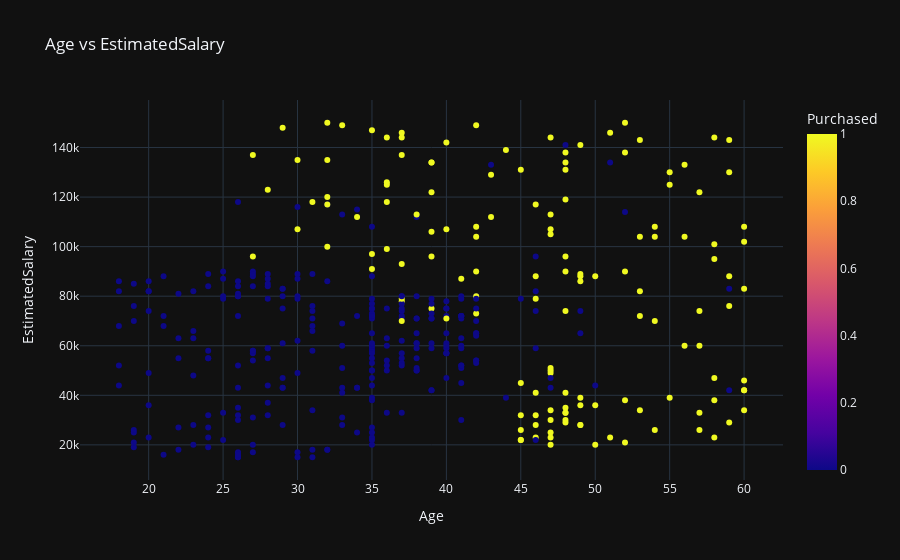

Source (notebook cell):
### Code cell
fig = px.scatter(
    data_frame=df,
    x='Age',
    y='EstimatedSalary',
    color='Purchased',
    title='Age vs EstimatedSalary',
)

fig.show()

### Figure 1 — Plotly figure (JSON) as saved in the notebook; plotly's stock layout.template omitted (floating-point values rounded to 4 significant figures; data arrays with more than 128 entries replaced by an {"elided": "..."} marker saying what was removed)
{"data": [{"hovertemplate": "Age=%{x}<br>EstimatedSalary=%{y}<br>Purchased=%{marker.color}<extra></extra>", "legendgroup": "", "marker": {"color": {"elided": "400 int values"}, "coloraxis": "coloraxis", "symbol": "circle"}, "mode": "markers", "name": "", "orientation": "v", "showlegend": false, "x": {"elided": "400 int values"}, "xaxis": "x", "y": {"elided": "400 int values"}, "yaxis": "y", "type": "scatter"}], "layout": {"xaxis": {"anchor": "y", "domain": [0.0, 1.0], "title": {"text": "Age"}}, "yaxis": {"anchor": "x", "domain": [0.0, 1.0], "title": {"text": "EstimatedSalary"}}, "coloraxis": {"colorbar": {"title": {"text": "Purchased"}}, "colorscale": [[0.0, "#0d0887"], [0.1111, "#46039f"], [0.2222, "#7201a8"], [0.3333, "#9c179e"], [0.4444, "#bd3786"], [0.5556, "#d8576b"], [0.6667, "#ed7953"], [0.7778, "#fb9f3a"], [0.8889, "#fdca26"], [1.0, "#f0f921"]]}, "legend": {"tracegroupgap": 0}, "title": {"text": "Age vs EstimatedSalary"}}}
